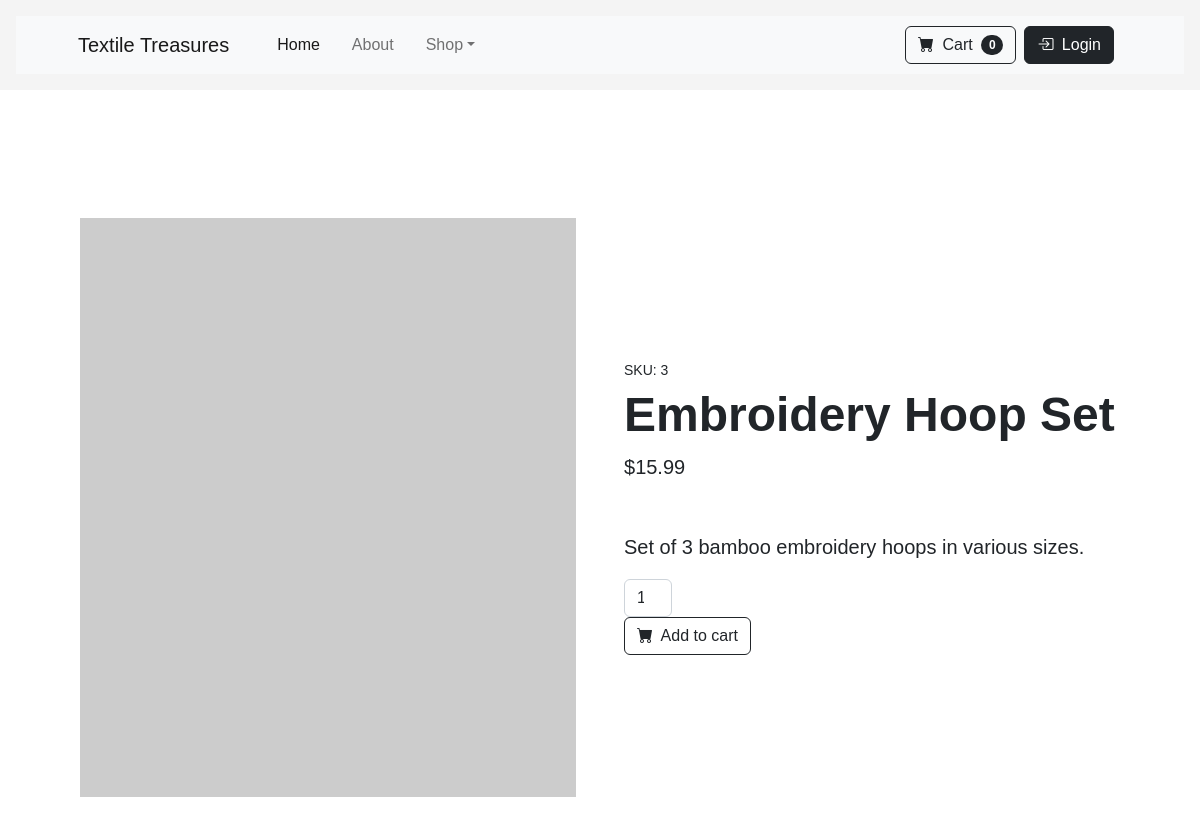
The app's page /product/3/, older data.
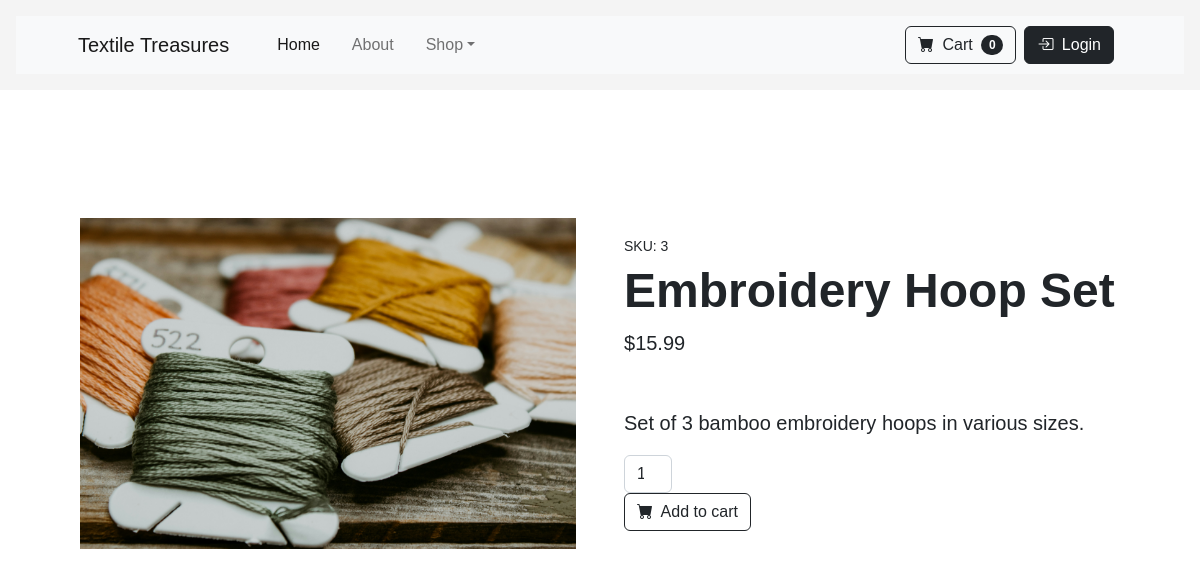
The same page, newer data.
### store/models.py (models this page shows, shortened)
class Product(models.Model):
    name = models.CharField(max_length=200)
    description = models.TextField()
    price = models.DecimalField(max_digits=10, decimal_places=2)
    image = models.ImageField(upload_to='products/', blank=True, null=True)
    category = models.CharField(max_length=100, choices=[
        ('fabric', 'Fabric'),
        ('yarn', 'Yarn'),
        ('accessories', 'Accessories'),
    ])
    material = models.CharField(max_length=100)
    color = models.CharField(max_length=50)

### store/views.py (the view)
# urls.py: path('product/<int:product_id>/', views.product_detail, name='product_detail'),
def product_detail(request, product_id):
    product = get_object_or_404(Product, id=product_id)
    return render(request, 'store/product_detail.html', {'product': product})

### store/context_processors.py (called while the page is built)
def cart_count(request):
    cart = request.session.get('cart', {})
    count = sum(cart.values())
    return {'cart_count': count}

### store/templates/store/product_detail.html (shortened to what this page needs)
{% extends 'store/base.html' %} {% block content %}
<section class="py-5">
  <div class="container px-4 px-lg-5 my-5">
    <div class="row gx-4 gx-lg-5 align-items-center">
      <div class="col-md-6">
        {% if product.image %}
        <img
          class="card-img-top mb-5 mb-md-0"
          src="{{ product.image.url }}"
          alt="{{ product.name }}"
        />
        {% else %}
        <img
          class="card-img-top mb-5 mb-md-0"
          src="https://dummyimage.com/600x700/dee2e6/6c757d.jpg"
          alt="{{ product.name }}"
        />
        {% endif %}
      </div>
      <div class="col-md-6">
        <div class="small mb-1">SKU: {{ product.id }}</div>
        <h1 class="display-5 fw-bolder">{{ product.name }}</h1>
        <div class="fs-5 mb-5">
          <span>${{ product.price }}</span>
        </div>
        <p class="lead">{{ product.description }}</p>
        <div class="d-flex">
          <form method="post" action="{% url 'add_to_cart' product.id %}">
            <input
              class="form-control text-center me-3"
              id="inputQuantity"
              name="quantity"
              type="number"
              value="1"
              min="1"
              style="max-width: 3rem"
            />
            <button class="btn btn-outline-dark flex-shrink-0" type="submit">
              <i class="bi-cart-fill me-1"></i>
              Add to cart
            </button>
          </form>
        </div>
      </div>
    </div>
  </div>
</section>
{% endblock %}

Row changes from the older to the newer data that the page shows:
changed Product "Embroidery Hoop Set": image: picture added
